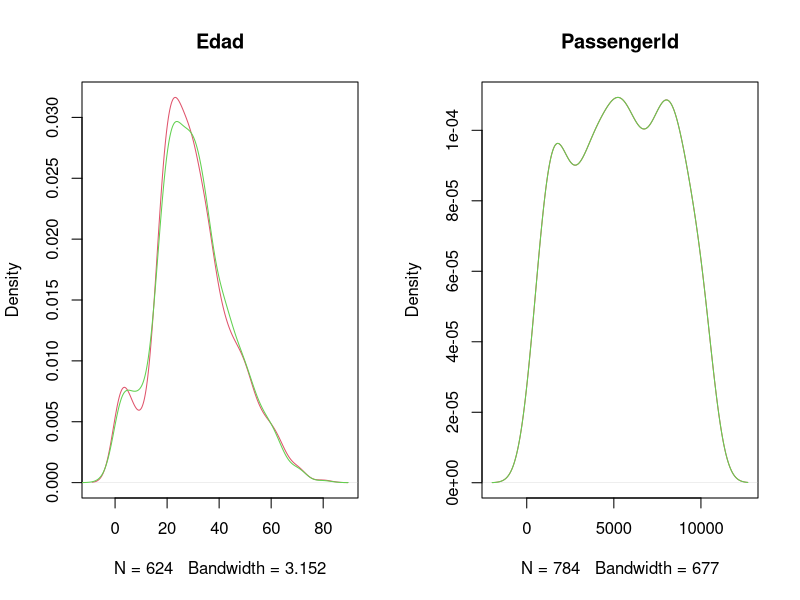
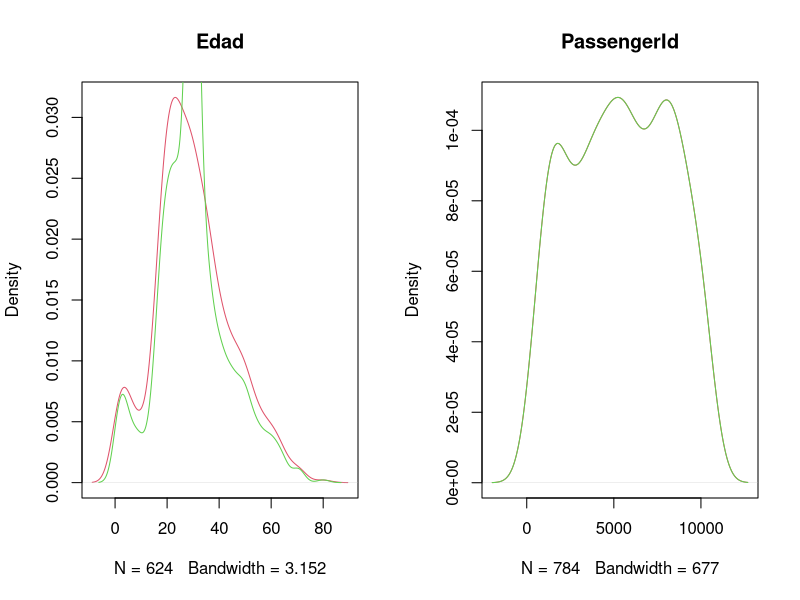
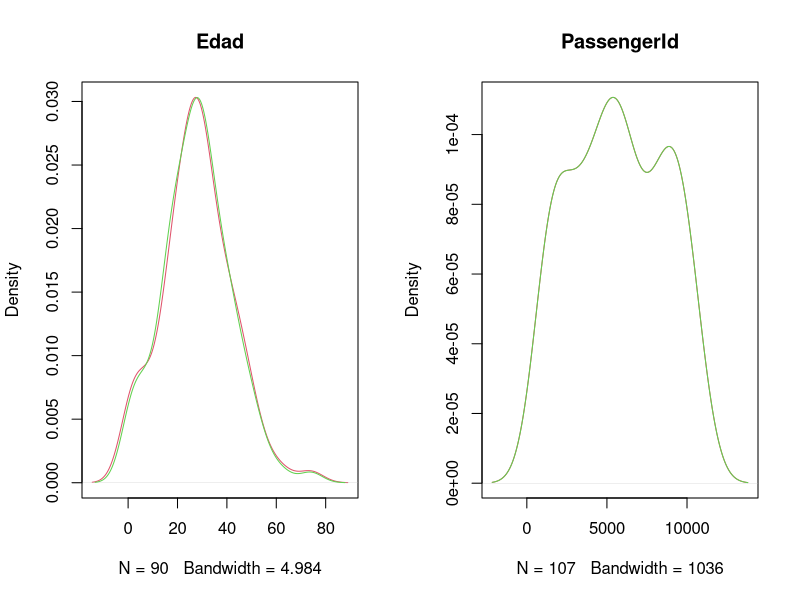

Source code (R) for these figures, in order:
## ---- chunk 1
library(dplyr)
library(ggplot2)
library('corrplot')
library('RColorBrewer')
library(stringr)#para extraer los titulos relevantes de names
library(zoo)#la utilizo para la funcion na.approx() para interpolar los valores faltantes NA de la columna AGE
library(caTools)#la utilizo para la funcion sample.split dividir el cojunto de datos en entrenamiento y prueba
library(caret)#la utilizo para dividir el conjunto de datos
library(e1071)
library(rpart)#para arboles de regresion
library(mice)# La librería mice permite realizar la imputacion de los datos mediante diferentes técnicas.Multivariate Imputations by Chained Equations (MICE).
## ---- chunk 2
#importo el conjunto de datos
titanic_data <- read.csv("data_titanic_proyecto.csv")
titanic_data
## ---- chunk 3
summary(titanic_data)
## ---- chunk 4
colSums(is.na(titanic_data))
## ---- chunk 5
imputed_data <- mice(titanic_data%>%select(Age,PassengerId), method = "norm.boot")


## ---- chunk 6
Data_Impu_boot <- mice::complete(imputed_data)

par(mfrow=c(1,2))

plot(density(titanic_data$Age ,na.rm = T),col=2,main="Edad")
lines(density(Data_Impu_boot$Age ),col=3)

plot(density(titanic_data$PassengerId,na.rm = T),col=2,main="PassengerId")
lines(density(Data_Impu_boot$PassengerId),col=3)

## ---- chunk 7
imputed_data <- mice(titanic_data%>%select(Age,PassengerId), method = "mean")


## ---- chunk 8
Data_Impu_media <- mice::complete(imputed_data)

par(mfrow=c(1,2))

plot(density(titanic_data$Age ,na.rm = T),col=2,main="Edad")
lines(density(Data_Impu_media$Age ),col=3)

plot(density(titanic_data$PassengerId,na.rm = T),col=2,main="PassengerId")
lines(density(Data_Impu_media$PassengerId),col=3)

## ---- chunk 9
#x2<-titanic_data$Age
#titanic_data$Age[is.na(titanic_data$Age)] <- mean(titanic_data$Age, na.rm = TRUE)
titanic_data<-titanic_data%>%mutate(Age = Data_Impu_boot$Age, PassengerId = Data_Impu_boot$PassengerId)
titanic_data
## ---- chunk 10
colSums(is.na(titanic_data))
## ---- chunk 11
#limpiar y transformar los datos
titanic_data$Embarked <- as.factor(titanic_data$Embarked)#transformar columna embarked en un factor(variable categorica)
titanic_data$passenger_class <- as.factor(titanic_data$passenger_class)
#titanic_data$passenger_sex <- as.factor(titanic_data$passenger_sex)
titanic_data$passenger_survived <- as.integer(titanic_data$passenger_survived == "Y") #comparo cada valor de la columna passenger_survived con "Y" TRUE si valor es igual a "Y" y FALSE "N" con as.integer TRUE pasa a 1 y FALSE pasa a 0
titanic_data$passenger_sex <- as.integer(titanic_data$passenger_sex == "M") #comparo cada valor de la columna passenger_sex con "Y" TRUE si valor es igual a "Y" y FALSE "N" con as.integer TRUE pasa a 1 y FALSE pasa a 0
## ---- chunk 12
#extraer los titulos de la columna Name y crear una nueva columna Titulos
titanic_data$Titulos <- str_extract(titanic_data$Name, "(Mrs|Mr|Miss|Master|Don|Dr|Rev|Mme|Ms|Major|Lady|Sir|Mlle|Col|Capt|the Countess)\\.")

#reemplazar valores NA (no coincidentes) con Otro
titanic_data$Titulos[is.na(titanic_data$Titulos)] <- "Otro"

#verificar los cambios realizados
head(titanic_data)
## ---- chunk 13
str(titanic_data)#con esto muestro la estructura interna del data frame
## ---- chunk 14
# creo un conjunto de datos sin columnas innecesarias
titanic_data_clean <- titanic_data %>% select(-Name, -Ticket, -Cabin)
titanic_data_clean
## ---- chunk 15
#contar la cantidad de valores NA en la columna Age por cada titulo
na_count_by_title <- aggregate(Age ~ Titulos, titanic_data_clean, FUN = function(x) sum(is.na(x)))

#contar cuantos titulos tienen al menos un valor NA en la columna Age
titles_with_na <- sum(na_count_by_title$Age > 0)

#imprimiendo el resultado
print(titles_with_na)

## ---- chunk 16
#creo variables dummy(convertir variables categoricas en variables numericas binarias ) para las variables categoricas
titanic_data_clean <- titanic_data_clean %>%
  # mutate( #passenger_clas_i = as.integer(passenger_class ))
  
  mutate(#Male = as.integer(passenger_sex == "0"),
         #Female = as.integer(passenger_sex == "1"),
  
         #AGE = as.integer(titanic_data_clean$Age),
         #Class_Upper = as.integer(passenger_class == "Upper"),
         #Class_Middle = as.integer(passenger_class == "Middle"),
         #Class_Lower = as.integer(passenger_class == "Lower"),
         Embarked_S = as.integer(Embarked == "S"),
         Embarked_C = as.integer(Embarked == "C"),
         Embarked_Q = as.integer(Embarked == "Q")
         # Fare = as.integer(Fare)
         )
titanic_data_clean

## ---- chunk 17
#identificar el titulo que tiene valores NA en la columna AGE
#na_titles <- unique(titanic_data_clean$Titulos[is.na(titanic_data_clean$AGE)])


#for (title in na_titles) {
#  average_age <- mean(titanic_data_clean$AGE[titanic_data_clean$Titulos == title & !is.na(titanic_data_clean$AGE)], na.rm = TRUE)
#  titanic_data_clean$AGE[titanic_data_clean$Titulos == title & is.na(titanic_data_clean$AGE)] <- average_age
#}

# Verificar que no haya valores faltantes en la columna AGE
#summary(titanic_data_clean$AGE)
#titanic_data_clean
## ---- chunk 18
#calcular la mediana de la edad para cada titulo
#mediana_edad_por_titulo <- titanic_data_clean %>%
 # group_by(Titulos) %>%
  #summarise(Mediana_Edad = median(AGE, na.rm = TRUE))

#unir la mediana de la edad por titulo al dataset original
#titanic_data_clean <- left_join(titanic_data_clean, mediana_edad_por_titulo, by = "Titulos")

#imputar los valores faltantes de la columna Age utilizando la mediana de la edad segun el titulo
#titanic_data_clean$AGE <- ifelse(is.na(titanic_data_clean$AGE), titanic_data_clean$Mediana_Edad, titanic_data_clean$AGE)

#eliminar la columna Mediana_Edad ya que no es necesaria
#titanic_data_clean <- titanic_data_clean %>%
 # select(-Mediana_Edad)

#verificar que no haya valores faltantes en la columna AGE
#summary(titanic_data_clean$AGE)
#titanic_data_clean
## ---- chunk 19
#definir una funcion para categorizar la edad
#categorize_age <- function(age) {
#  if (is.na(age)) {
#    return(NA)
#  } else if (age <= 2) {
#    return("Infant")
#  } else if (age <= 12) {
#    return("Child")
#  } else if (age <= 19) {
#    return("Teenager")
#  } else if (age <= 35) {
#    return("Young Adult")
#  } else if (age <= 65) {
#    return("Adult")
#  } else {
#    return("Senior")
#  }
#}

#aplicar la funcion para categorizar la columna Age
#titanic_data_clean <- titanic_data_clean %>%
#  mutate(AgeCategory = sapply(AGE, categorize_age))

#convertir la nueva columna AgeCategory en un factor
#titanic_data_clean$AgeCategory <- as.factor(titanic_data_clean$AgeCategory)
#titanic_data_clean

#mostrar un resumen de la nueva columna AgeCategory
#summary(titanic_data_clean$AgeCategory)

## ---- chunk 20

#titanic_data_clean$AgeCategory <- factor(titanic_data_clean$AgeCategory, levels = c("Infant", "Child", "Teenager", "Young Adult", "Adult", "Senior"))

#convertir la columna AgeCategory en una columna numerica
#titanic_data_clean$NumericAgeCategory <- as.integer(titanic_data_clean$AgeCategory)

#mostrar un resumen de la nueva columna NumericAgeCategory
#summary(titanic_data_clean$NumericAgeCategory)
#titanic_data_clean

## ---- chunk 21
# eliminar las variables originales categoricas
titanic_data_clean <- titanic_data_clean %>%
  select(-Embarked)
titanic_data_clean
## ---- chunk 22
#aca aplico la interpolación lineal a la columna AGE
#titanic_data_clean$AGE <- na.approx(titanic_data_clean$AGE, na.rm = FALSE)

#redondeo la columna Age a 0 decimales
#titanic_data_clean$AGE <- round(titanic_data_clean$AGE, 0)

#titanic_data_clean
## ---- chunk 23
#titanic_data_clean$AGE <- as.integer(round(titanic_data_clean$AGE))

#mostrando un resumen de la columna AGE
#summary(titanic_data_clean$AGE)
#titanic_data_clean
## ---- chunk 24
#contando la cantidad de cada titulo de la columna Titulos
#titulo_recuento <- table(titanic_data_clean$Titulos)

#imprimimiendo el recuento de cada titulo
#print(titulo_recuento)
## ---- chunk 25
#convertir los titulos en factores
#obtener los niveles únicos de los titulos
titulos_unicos <- unique(titanic_data_clean$Titulos)

#convertir los titulos en factores utilizando los niveles unicos
titanic_data_clean$Titulos <- factor(titanic_data_clean$Titulos, levels = titulos_unicos)

#convertir los factores en numeros enteros
titanic_data_clean$Titulos <- as.integer(titanic_data_clean$Titulos)

#mostrar un resumen de la columna Titulos
#summary(titanic_data_clean$Titulos)
titanic_data_clean
## ---- chunk 26
#convertir class pasajeros en factores
#obtener los niveles únicos de los titulos
pasajeros_unicos <- unique(titanic_data_clean$passenger_class)

#convertir los titulos en factores utilizando los niveles unicos
titanic_data_clean$passenger_class <- factor(titanic_data_clean$passenger_class, levels = pasajeros_unicos)

#convertir los factores en numeros enteros
titanic_data_clean$passenger_class <- as.integer(titanic_data_clean$passenger_class)

#mostrar un resumen de la columna Titulos
summary(titanic_data_clean$passenger_class)
titanic_data_clean
## ---- chunk 27
#convertir embarked en factores
#obtener los niveles únicos de los titulos
#embarques_unicos <- unique(titanic_data_clean$Embarked)

#convertir los titulos en factores utilizando los niveles unicos
#titanic_data_clean$Embarked <- factor(titanic_data_clean$Embarked, levels = embarques_unicos)

#convertir los factores en numeros enteros
#titanic_data_clean$Embarked <- as.integer(titanic_data_clean$Embarked)

#mostrar un resumen de la columna Titulos
#summary(titanic_data_clean$Embarked)
#titanic_data_clean
## ---- chunk 28
#titanic_data_clean <- titanic_data_clean %>%
#   select(-passenger_class)
# titanic_data_clean
## ---- chunk 29
#
#Se grafica el histogra de Fare para ver como es la distribucion de la varaible Age 
    
#     hist(x = titanic_data_clean$Age, main = "Histograma de AGE", 
#     xlab = "Age", ylab = "Frecuencia",
#     col = "ivory")
#como se puede apreciar esta variable tiene mucho sesgo a la derecha
## ---- chunk 30

#Se grafica el histogra de Fare para ver como es la distribucion de la varaible Fare 
    
#     hist(x = log(titanic_data_clean$Fare_i+2), main = "Histograma de Precio ticket", 
#     xlab = "FARE", ylab = "Frecuencia",
#     col = "ivory")
# aplicando logaritmos naturales a los datos de la varaible se ve que mejora la distribucion

## ---- chunk 31

#Se grafica el histogra de Fare para ver como es la distribucion de la varaible AGE 
    
#     hist(x = log(titanic_data_clean$AGE), main = "Histograma de edades ", 
#     xlab = "AGE", ylab = "Frecuencia",
#     col = "ivory")
# aplicando logaritmos naturales a los datos de la varaible se ve que mejora la distribucion

## ---- chunk 32

#se tranforman los datos aplicando logaritmo
log_1 <- log(titanic_data_clean$Fare+2)#
titanic_data_clean$Fare_log <- log_1

#log_1 <- log(titanic_data_clean$AGE+2)#
#titanic_data_clean$AGE_log <- log_1


titanic_data_clean

## ---- chunk 33
titanic_data_clean <- titanic_data_clean %>%
   select(-Fare)
 titanic_data_clean
## ---- chunk 34

#Se grafica el histogra de Fare para ver como es la distribucion de la varaible AGE
    
#     hist(x = log(titanic_data_clean$AGE_log), main = "Histograma edades", 
#     xlab = "AGE", ylab = "Frecuencia",
#     col = "ivory")
# aplicando logaritmos naturales a los datos de la varaible se ve que mejora la distribucion

## ---- chunk 35
# dividir los datos en conjuntos de entrenamiento y prueba (60% - 40%)
set.seed(1234) #establece una semilla para que la division sea reproducible

sample <- sample.split(titanic_data_clean$passenger_survived, SplitRatio = 0.9)
train_data  <- subset(titanic_data_clean, sample == TRUE)
validation_data   <- subset(titanic_data_clean, sample == FALSE)

#se muestra las dimensiones del conjunto de entrenamiento

dim(train_data)

#se muestra las dimensiones del conjunto de prueba
dim(validation_data)

## ---- chunk 36
train_data %>% 
  group_by(passenger_survived) %>% 
  summarise(numero_casos=n())
## ---- chunk 37
validation_data %>% 
  group_by(passenger_survived) %>% 
  summarise(numero_casos=n())
## ---- chunk 38
#bin_model1 <- 
#  glm(passenger_survived ~ Age +  Fare_log + passenger_sex, 
#      data = train_data, 
#      family = binomial)
#summary(bin_model1)

## ---- chunk 39
#bin_model2 <- 
#  glm(passenger_survived ~Age + SibSp + Fare_log + passenger_sex + passenger_class , 
#      data = train_data, 
#      family = binomial)
#summary(bin_model2)

## ---- chunk 40
#mod.all <- glm(passenger_survived ~ ., data=train_data, family="binomial")
#model <- stats::step(mod.all, trace=FALSE, direction="backward")
#summary(model)

## ---- chunk 41

# entrenando el modelo de regresión logistica con el conjunto de entrenamiento
#model <- glm(passenger_survived ~ passenger_class + passenger_sex + Age + SibSp + Parch + Fare_log + Embarked_S + Embarked_C + Embarked_Q, data = train_data , family = "binomial")

model <- rpart(passenger_survived ~ passenger_class + passenger_sex + Age + SibSp + Parch + Fare_log + Embarked_S + Embarked_C + Embarked_Q, data = train_data)

#ctrlspecs <- trainControl(method = "cv", number = 10, savePredictions = "all", classProbs = TRUE)
#ctrlspecs <- trainControl(method = "cv", number = 10)
#model <- train(passenger_survived ~., data = train_data, method = "glm", family= binomial, trControl = ctrlspecs)

summary(model)
## ---- chunk 42
#predecir la supervivencia utilizando el modelo entrenado en el conjunto de validacion
#predictions <- predict(model, newdata = validation_data,, type = "response")
predictions <- predict(model, newdata = validation_data, type = "matrix")
predicted_survived <- ifelse(predictions > 0.5, "Y", "N")


#calcular la precision del modelo en el conjunto de validacion
accuracy <- sum(predicted_survived == validation_data$passenger_survived) / length(validation_data$passenger_survived)
accuracy

## ---- chunk 43
#funciones para calcular precision, recall y F1 score
precision <- function(matrix) {
	# True positive
    tp <- matrix[2, 2]
	# false positive
    fp <- matrix[1, 2]
    return (tp / (tp + fp))
}

recall <- function(matrix) {
# true positive
    tp <- matrix[2, 2]# false positive
    fn <- matrix[2, 1]
    return (tp / (tp + fn))
}
#creando una matriz de confusion
conf_matrix <- table(predicted_survived, validation_data$passenger_survived)

prec <- precision(conf_matrix)
prec
rec <- recall(conf_matrix)
rec
## ---- chunk 44
f1 <- 2 * ((prec * rec) / (prec + rec))
f1
## ---- chunk 45
#importo el conjunto de datos
evaluation_data <- read.csv("evaluation_dataset.csv")
evaluation_data
## ---- chunk 46
summary(evaluation_data)
## ---- chunk 47
#limpiar y transformar los datos
evaluation_data$Embarked <- as.factor(evaluation_data$Embarked)#transformar columna embarked en un factor(variable categorica)
evaluation_data$passenger_class <- as.factor(evaluation_data$passenger_class)
#evaluation_data$passenger_sex <- as.factor(evaluation_data$passenger_sex)
evaluation_data$passenger_sex <- as.integer(evaluation_data$passenger_sex == "M") #comparo cada valor de la columna passenger_sex con "Y" TRUE si valor es igual a "Y" y FALSE "N" con as.integer TRUE pasa a 1 y FALSE pasa a 0

## ---- chunk 48
#extraer los titulos de la columna Name y crear una nueva columna Titulos
evaluation_data$Titulos <- str_extract(evaluation_data$Name, "(Mrs|Mr|Miss|Master|Don|Dr|Rev|Mme|Ms|Major|Lady|Sir|Mlle|Col|Capt|the Countess|Jonkheer)\\.")

#reemplazar valores NA (no coincidentes) con Otro
evaluation_data$Titulos[is.na(evaluation_data$Titulos)] <- "Otro"

#verificar los cambios realizados
head(evaluation_data)
## ---- chunk 49
str(evaluation_data)#con esto muestro la estructura interna del data frame

## ---- chunk 50
colSums(is.na(evaluation_data))
## ---- chunk 51
imputed_data <- mice(evaluation_data%>%select(Age,PassengerId), method = "norm.boot")


## ---- chunk 52
Data_Impu_boot <- mice::complete(imputed_data)

par(mfrow=c(1,2))

plot(density(evaluation_data$Age ,na.rm = T),col=2,main="Edad")
lines(density(Data_Impu_boot$Age ),col=3)

plot(density(evaluation_data$PassengerId,na.rm = T),col=2,main="PassengerId")
lines(density(Data_Impu_boot$PassengerId),col=3)

## ---- chunk 53

#evaluation_data$Age[is.na(evaluation_data$Age)] <- mean(evaluation_data$Age, na.rm = TRUE)
evaluation_data<-evaluation_data%>%mutate(Age = Data_Impu_boot$Age, PassengerId = Data_Impu_boot$PassengerId)
evaluation_data

## ---- chunk 54
colSums(is.na(evaluation_data))
## ---- chunk 55
# creo un conjunto de datos sin columnas innecesarias
evaluation_data_clean <- evaluation_data %>% select(-Name, -Ticket, -Cabin)
evaluation_data_clean
## ---- chunk 56
#contar la cantidad de valores NA en la columna Age por cada titulo
na_count_by_title <- aggregate(Age ~ Titulos, evaluation_data_clean, FUN = function(x) sum(is.na(x)))

#contar cuantos titulos tienen al menos un valor NA en la columna Age
titles_with_na <- sum(na_count_by_title$Age > 0)

#imprimiendo el resultado
print(titles_with_na)
## ---- chunk 57
#creo variables dummy(convertir variables categoricas en variables numericas binarias ) para las variables categoricas
evaluation_data_clean <- evaluation_data_clean %>%
  mutate(#passenger_class_i = as.integer(passenger_class))
         #Male = as.integer(passenger_sex == "M"),
         #Female = as.integer(passenger_sex == "F"),
         #AGE = as.integer(evaluation_data_clean$Age),
         #Class_Upper = as.integer(passenger_class == "Upper"),
         #Class_Middle = as.integer(passenger_class == "Middle"),
         #Class_Lower = as.integer(passenger_class == "Lower"),
         Embarked_S = as.integer(Embarked == "S"),
         Embarked_C = as.integer(Embarked == "C"),
         Embarked_Q = as.integer(Embarked == "Q"),
         #Fare = as.integer(Fare)
         )
evaluation_data_clean
## ---- chunk 58
#identificar el titulo que tiene valores NA en la columna AGE
na_titles <- unique(evaluation_data_clean$Titulos[is.na(evaluation_data_clean$AGE)])


for (title in na_titles) {
  average_age <- mean(evaluation_data_clean$AGE[evaluation_data_clean$Titulos == title & !is.na(evaluation_data_clean$AGE)], na.rm = TRUE)
  evaluation_data_clean$AGE[evaluation_data_clean$Titulos == title & is.na(evaluation_data_clean$AGE)] <- average_age
}

# Verificar que no haya valores faltantes en la columna AGE
summary(evaluation_data_clean$AGE)
evaluation_data_clean
## ---- chunk 59
#definir una funcion para categorizar la edad
#categorize_age <- function(age) {
#  if (is.na(age)) {
#    return(NA)
#  } else if (age <= 2) {
#    return("Infant")
#  } else if (age <= 12) {
#    return("Child")
#  } else if (age <= 19) {
#    return("Teenager")
#  } else if (age <= 35) {
#    return("Young Adult")
#  } else if (age <= 65) {
#    return("Adult")
#  } else {
#   return("Senior")
#  }
#}

#aplicar la funcion para categorizar la columna Age
#evaluation_data_clean <- evaluation_data_clean %>%
#  mutate(AgeCategory = sapply(AGE, categorize_age))

#convertir la nueva columna AgeCategory en un factor
#evaluation_data_clean$AgeCategory <- as.factor(evaluation_data_clean$AgeCategory)
#evaluation_data_clean

#mostrar un resumen de la nueva columna AgeCategory
#summary(evaluation_data_clean$AgeCategory)
## ---- chunk 60
#evaluation_data_clean$AgeCategory <- factor(evaluation_data_clean$AgeCategory, levels = c("Infant", "Child", "Teenager", "Young Adult", "Adult", "Senior"))

#convertir la columna AgeCategory en una columna numerica
#evaluation_data_clean$NumericAgeCategory <- as.integer(evaluation_data_clean$AgeCategory)

#mostrar un resumen de la nueva columna NumericAgeCategory
#summary(evaluation_data_clean$NumericAgeCategory)
#evaluation_data_clean
## ---- chunk 61
 #eliminar las variables originales categoricas
evaluation_data_clean <- evaluation_data_clean %>%
  select(- Embarked)

evaluation_data_clean
## ---- chunk 62
#contando la cantidad de cada titulo de la columna Titulos
titulo_recuento <- table(evaluation_data_clean$Titulos)

#imprimimiendo el recuento de cada titulo
print(titulo_recuento)
## ---- chunk 63
#convertir los titulos en factores
#obtener los niveles únicos de los titulos
titulos_unicos <- unique(evaluation_data_clean$Titulos)

#convertir los titulos en factores utilizando los niveles unicos
evaluation_data_clean$Titulos <- factor(evaluation_data_clean$Titulos, levels = titulos_unicos)

#convertir los factores en numeros enteros
evaluation_data_clean$Titulos <- as.integer(evaluation_data_clean$Titulos)

#mostrar un resumen de la columna Titulos
summary(evaluation_data_clean$Titulos)
evaluation_data_clean
## ---- chunk 64
#convertir los titulos en factores
#obtener los niveles únicos de los titulos
#embarques_unicos <- unique(evaluation_data_clean$Embarked)

#convertir los titulos en factores utilizando los niveles unicos
#evaluation_data_clean$Embarked <- factor(evaluation_data_clean$Embarked, levels = embarques_unicos)

#convertir los factores en numeros enteros
#evaluation_data_clean$Embarked <- as.integer(evaluation_data_clean$Embarked)

#mostrar un resumen de la columna Titulos
#summary(evaluation_data_clean$Embarked)
#evaluation_data_clean
## ---- chunk 65
#convertir los titulos en factores
#obtener los niveles únicos de los titulos
pasasjeros_unicos <- unique(evaluation_data_clean$passenger_class)

#convertir los titulos en factores utilizando los niveles unicos
evaluation_data_clean$passenger_class <- factor(evaluation_data_clean$passenger_class, levels = pasasjeros_unicos)

#convertir los factores en numeros enteros
evaluation_data_clean$passenger_class <- as.integer(evaluation_data_clean$passenger_class)

#mostrar un resumen de la columna Titulos
#summary(evaluation_data_clean$passenger_class)
evaluation_data_clean
## ---- chunk 66
#
#Se grafica el histogra de Fare para ver como es la distribucion de la varaible Fare 
    
#     hist(x = evaluation_data_clean$Fare_i, main = "Histograma de Precio ticket", 
#     xlab = "FARE", ylab = "Frecuencia",
#     col = "ivory")
#como se puede apreciar esta variable tiene mucho sesgo a la derecha
## ---- chunk 67
#Se grafica el histogra de Fare para ver como es la distribucion de la varaible Fare 
    
#     hist(x = log(evaluation_data_clean$Fare_i+2), main = "Histograma de Precio ticket", 
#     xlab = "FARE", ylab = "Frecuencia",
#     col = "ivory")
# aplicando logaritmos naturales a los datos de la varaible se ve que mejora la distribucion
## ---- chunk 68
#se tranforman los datos aplicando logaritmo
log <- log(evaluation_data_clean$Fare+2)#
evaluation_data_clean$Fare_log <- log

#log <- log(evaluation_data_clean$AGE+2)#
#evaluation_data_clean$AGE_log <- log


evaluation_data_clean
## ---- chunk 69
evaluation_data_clean <- evaluation_data_clean %>%
   select(-Fare)
 evaluation_data_clean
## ---- chunk 70
titanic <- rbind(train_data,validation_data)# se hace un solo dataset
titanic
## ---- chunk 71
# entrenando el modelo de regresión logistica con el conjunto de entrenamiento
#model_test <- glm(model, data = titanic, family = "binomial")

model_test <- rpart(passenger_survived ~ passenger_class + passenger_sex + Age + SibSp + Parch + Fare_log + Embarked_S + Embarked_C + Embarked_Q, data = titanic)

#ctrlspecs <- trainControl(method = "cv", number = 10)
#model_test <- train(passenger_survived ~., data = titanic, method = "glm", family= binomial, trControl = ctrlspecs)

summary(model_test)
## ---- chunk 72
#predecir la supervivencia utilizando el modelo entrenado en el conjunto de validacion
#predictions <- predict(model_test, newdata = evaluation_data_clean, type = "response")
predictions_test <- predict(model_test, newdata = evaluation_data_clean, type = "matrix")
predicted_survived_test <- ifelse(predictions > 0.5, "Y", "N")
predicted_survived_test

## ---- chunk 73
#se convierten los valores predecidos a valores de 0=N, 1=Y
passenger_survived <- as.integer(predicted_survived_test== "Y") #comparo cada valor de la columna passenger_survived con "Y" TRUE si valor es igual a "Y" y FALSE "N" con as.integer TRUE pasa a 1 y FALSE pasa a 0
passenger_survived
## ---- chunk 74
PassengerId <- evaluation_data_clean$PassengerId
predicciones_data <- cbind(PassengerId , passenger_survived ) 
predicciones_data

## ---- chunk 75

#en la variable predicciones_data estas las predicciones utilizo sep = "," para especificar un separador personalizado 
write.csv(predicciones_data, "predictions18.csv", sep = ",", row.names = FALSE)
